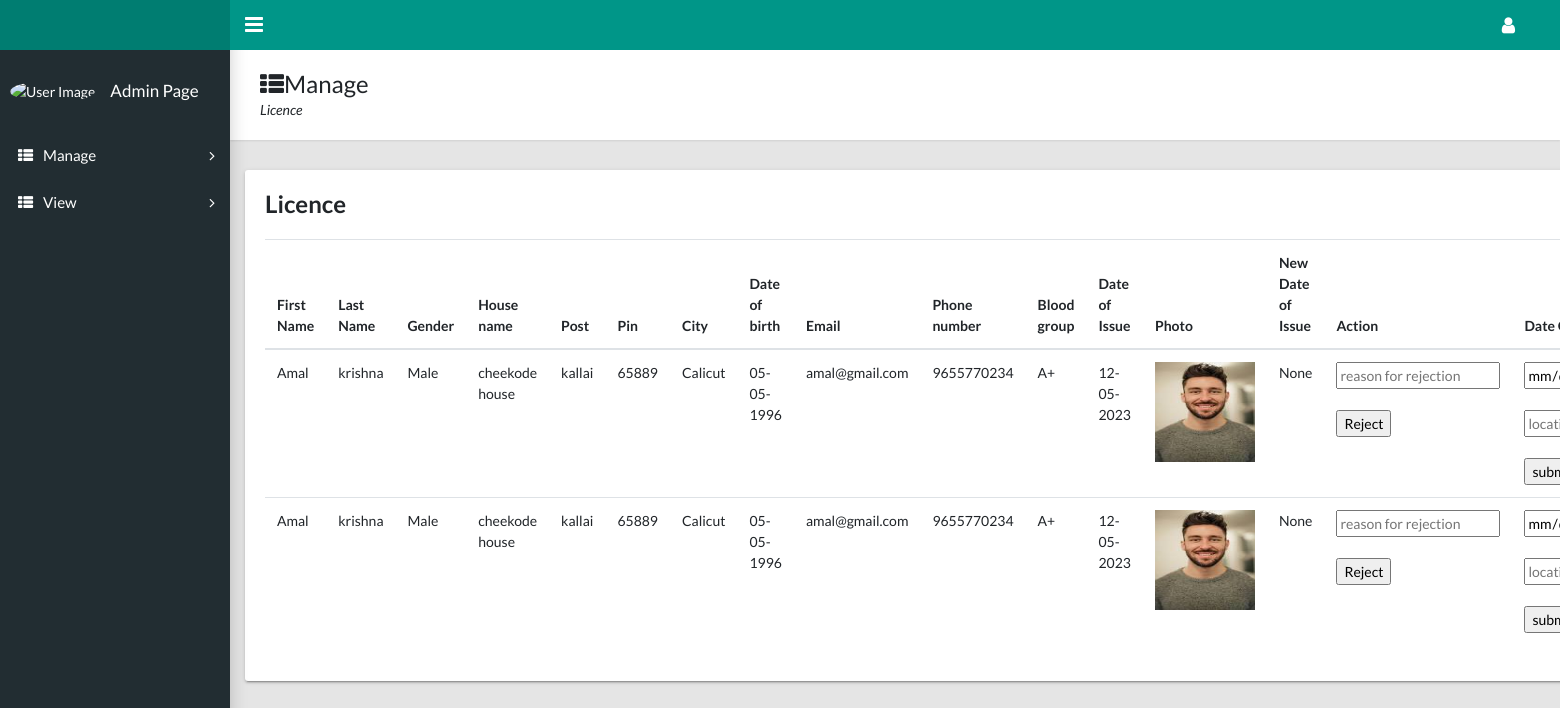
The page /managelicense on the database its author committed.
### Rtomanagement/models.py (models this page shows, shortened)
class licence(models.Model):
    learners_id= models.ForeignKey(Learners, on_delete=models.CASCADE)
    user_id= models.ForeignKey(rtouser, on_delete=models.CASCADE)
    licence_number = models.CharField(max_length= 20,blank=True, null=True)
    First_Name = models.CharField(max_length= 30)
    Last_Name= models.CharField(max_length= 20)
    Gender= models.CharField(max_length=30)
    House_name =models.CharField(max_length=30)
    Post = models.CharField(max_length=20)
    Pin = models.CharField(max_length=20)
    City = models.CharField(max_length=20)
    Date_of_birth= models.CharField(max_length=20)
    Email_address = models.CharField(max_length=20)
    Phone_no = models.CharField(max_length=10)
    Blood_group= models.CharField(max_length=10)
    photo = models.ImageField(upload_to='licenseimages/', blank=True, null=True)
    Date_of_issue= models.CharField(max_length=20)
    Reason_for_not_renew= models.CharField(max_length=50)
    Reason_for_apply_duplicate= models.CharField(max_length=50)
    new_date = models.CharField(max_length=20,blank=True, null=True)
    test_date = models.CharField(max_length=20,blank=True, null=True)
    test_location = models.CharField(max_length=50,blank=True, null=True)
    licence_status = models.CharField(max_length=20)
    verified_with_adhar = models.CharField(max_length=20)
    rejected_reason = models.CharField(max_length=50,blank=True,null=True)
    renew_rejected_reason = models.CharField(max_length=50,blank=True,null=True)
    duplicated_rejected_reason = models.CharField(max_length=50,blank=True,null=True)

### Rtomanage/views.py (the view)
# urls.py: path("managelicense",views.manage_license,name="managelicense"),
def manage_license(request):
    data=licence.objects.all()
    return render (request,'table-data-licence.html',{'data':data})

### Rtomanage/templates/table-data-licence.html (shortened to what this page needs)
<!DOCTYPE html>
<html lang="en">
  <head>
    <link rel="stylesheet" type="text/css" href="../static/css/main.css">
    <link rel="stylesheet" type="text/css" href="https://maxcdn.bootstrapcdn.com/font-awesome/4.7.0/css/font-awesome.min.css">
  </head>
  <body class="app sidebar-mini">
    <header class="app-header"><a class="app-header__logo" href="index.html"></a>
      <a class="app-sidebar__toggle" href="#" data-toggle="sidebar" aria-label="Hide Sidebar"></a>
      <ul class="app-nav">
        <li class="dropdown"><a class="app-nav__item" href="#" data-toggle="dropdown" aria-label="Open Profile Menu"><i class="fa fa-user fa-lg"></i></a>
        </li>
      </ul>
    </header>
    <aside class="app-sidebar">
        <div class="app-sidebar__user"><img class="app-sidebar__user-avatar" src="https://s3.amazonaws.com/uifaces/faces/twitter/jsa/48.jpg" alt="User Image">
          <div>
            <p class="app-sidebar__user-name">Admin Page</p>
          </div>
        </div>
        <ul class="app-menu">
          <li class="treeview "><a class="app-menu__item" href="#" data-toggle="treeview"><i class="app-menu__icon fa fa-th-list"></i><span class="app-menu__label">Manage</span><i class="treeview-indicator fa fa-angle-right"></i></a>
          </li>
          <li class="treeview "><a class="app-menu__item" href="#" data-toggle="treeview"><i class="app-menu__icon fa fa-th-list"></i><span class="app-menu__label">View</span><i class="treeview-indicator fa fa-angle-right"></i></a>
          </li>
        </ul>
      </aside>
    <main class="app-content">
      <div class="app-title">
        <div>
          <h1><i class="fa fa-th-list"></i>Manage</h1>
          <p> Licence</p>
        </div>
      </div>
      <div class="row">
        <div class="col-md-20">
          <div class="tile">
            <h3 class="tile-title">Licence</h3>
            <table class="table">
              <thead>
                <tr>
                  <th>First Name</th>
                  <th>Last Name</th>
                  <th> Gender</th>
                  <th>House name</th>
                  <th> Post</th>
                  <th> Pin</th>
                  <th> City</th>
                  <th> Date of birth</th>
                  <th> Email</th>
                  <th>Phone number</th>
                  <th> Blood group</th>
                  <th> Date of Issue</th>
                  <th>Photo</th>
                  <th>New Date of Issue</th>
                  <th>Action</th>
                  <th>Date Of Test & Location</th>
                </tr>
              </thead>
              <tbody>
                {% for i in data %}
                <tr>
                  <td>{{i.First_Name}}</td>
                  <td>{{i.Last_Name}}</td>
                  <td>{{i.Gender}}</td>
                  <td>{{i.House_name}} </td>
                  <td>{{i.Post}}</td>
                  <td>{{i.Pin}}</td>
                  <td>{{i.City}}</td>
                  <td>{{i.Date_of_birth}}</td>
                  <td>{{i.Email_address}}</td>
                   <td>{{i.Phone_no}}</td>
                   <td>{{i.Blood_group}}</td>
                   <td>{{i.Date_of_issue}}</td>
                   <td><img src="/media/{{i.photo}}" width="100px" height="100px"/></td>
                   <td>{{i.new_date}}</td>
                   {% if i.licence_status != "1"%}
                   <td>
                    <form method="post" action="{% url 'rejectlicenseWithReason' i.id %}">
                        <input type="text" placeholder="reason for rejection" name="rejected_reason"/><br><br>
                    <input type="submit" value="Reject"/>
                </form>
                    {% endif %}
                    <td>
                        {% if i.verified_with_adhar == '0' %}
                        <form method="post" action="{% url 'submitLicenceTestDateAndLocation' i.id %}">
                         <input type="date" name="test_date"/>
                         <br><br>
                         <input type="text" name="test_location" placeholder="location of test"/>
                         <br><br>
                         <input type="submit" value="submit & Accept"/>
                        </td>
                    {% else %}
                    <h6>Accepeted & Verified</h6>
                    {% endif %}
                       </td>
                   {% endfor %}
              </tbody>
            </table>
          </div>
        </div>
      </div>
    </main>
  </body>
</html>

### rows shown on the page
licence: First_Name "Amal", Last_Name "krishna", Gender "Male", House_name "cheekode house", Post "kallai", Pin "65889", City "Calicut", Date_of_birth "05-05-1996", Email_address "amal@gmail.com", Phone_no "9655770234", Blood_group "A+", Date_of_issue "12-05-2023", photo (picture), new_date "None"
licence: First_Name "Amal", Last_Name "krishna", Gender "Male", House_name "cheekode house", Post "kallai", Pin "65889", City "Calicut", Date_of_birth "05-05-1996", Email_address "amal@gmail.com", Phone_no "9655770234", Blood_group "A+", Date_of_issue "12-05-2023", photo (picture), new_date "None"
